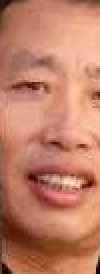
#> input picture CV/task1/images/train/1.jpg, 50 x 137 px (shown 2 times larger); its folder holds only this picture in this run
$ python color.py
#> lines starting #> are read from the running program, lines starting #| are printed output that depends on the picture
import cv2
from matplotlib import pyplot as plt

TRAIN_IMAGES = 12
images = ['images/train/{num}.jpg'.format(num=i) for i in range(1, TRAIN_IMAGES + 1)]

H_pixels = list()
S_pixels = list()
V_pixels = list()
R_pixels = list()
G_pixels = list()
B_pixels = list()

# 读取图像并统计每张图像HSV/RGB色域下，各个通道的像素值均值
# 原本采用获取最小/最大像素值的方法，但是发现会有少数色素的
# 干扰，使用先求均值，再对各张图像的均值求阈值的方法，肤色区
# 域的检测效果会更好
for image in images:
    orig = cv2.imread(image)
#> orig is the input picture: shape (137, 50, 3); mean B, G, R 102, 127.3, 191.5
    # python opencv的默认色域是BGR
    # 转换到HSV色域
    hsv = cv2.cvtColor(orig, cv2.COLOR_BGR2HSV)
#> hsv: shape (137, 50, 3); mean H, S, V 8.8, 124.5, 191.5
    h, s, v = cv2.split(hsv)
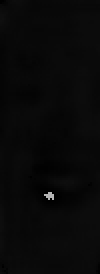
#> h: shape (137, 50) (shown 2 times larger); min 0, max 179, mean 8.8
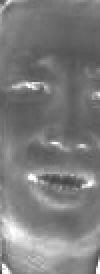
#> s: shape (137, 50) (shown 2 times larger); min 66, max 255, mean 124.5
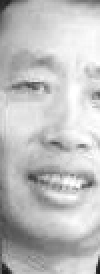
#> v: shape (137, 50) (shown 2 times larger); min 25, max 255, mean 191.5
    H_pixels.append(h.mean())
    S_pixels.append(s.mean())
    V_pixels.append(v.mean())
    rgb = cv2.cvtColor(orig, cv2.COLOR_BGR2RGB)
    r, g, b = cv2.split(rgb)
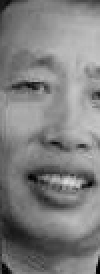
#> g: shape (137, 50) (shown 2 times larger); min 0, max 220, mean 127.3
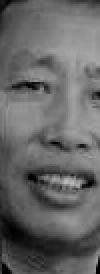
#> b: shape (137, 50) (shown 2 times larger); min 0, max 189, mean 102
#> (the run stopped early here; a loop or call above may not have finished)
